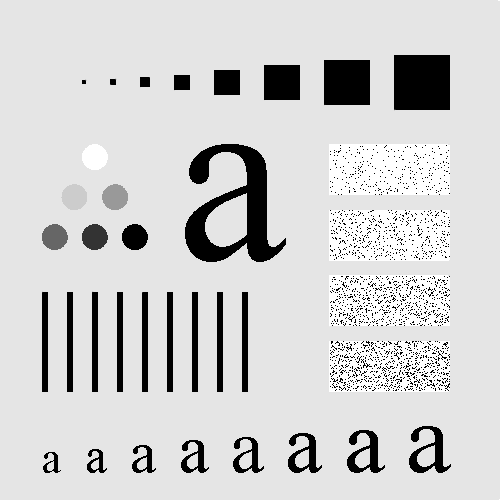
#> input picture Script/Lab 9/Fig01.tif, 500 x 500 px
$ python 'Task3(GreyScale).py'
#> lines starting #> are read from the running program, lines starting #| are printed output that depends on the picture; after the words box and inside, x2 and y2 are one past the last pixel; in counts of white or black regions, pixels touching at a corner belong together
#> further down, img is the input picture: shape (500, 500); min 0, max 255, mean 207.4
import numpy as np
import cv2


def erosion(structuring_element, picture1_element):
    picture_element = picture1_element.copy()
    x, y = picture_element.shape
#> x = 500; y = 500
    sx, sy = structuring_element.shape
#> sx = 5; sy = 5
    lr, tb = sx // 2, sy // 2
#> lr = 2; tb = 2
    pad_picture_element =  np.pad(picture_element, ((lr, lr), (tb, tb)), 'constant')
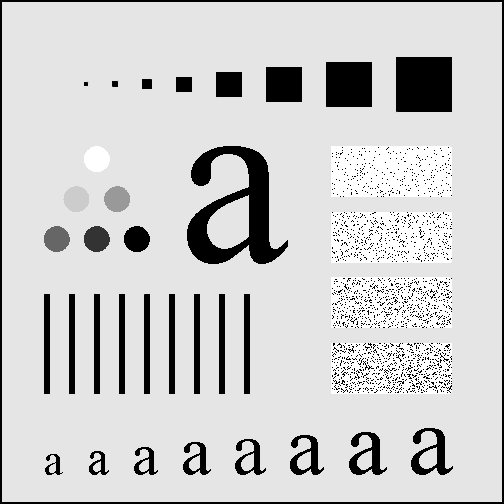
#> pad_picture_element: shape (504, 504); min 0, max 255, mean 204.1
    for i in range(x):
        for j in range(y):
            matrixofinterest = pad_picture_element[i:i+sx, j:j+sy]
            erode = False
            if picture_element[i, j] >= 20:
                boolmatrix = matrixofinterest >= structuring_element
                erode = np.any(boolmatrix == False)
            if(erode == True):
                picture_element[i, j] = np.min(matrixofinterest)
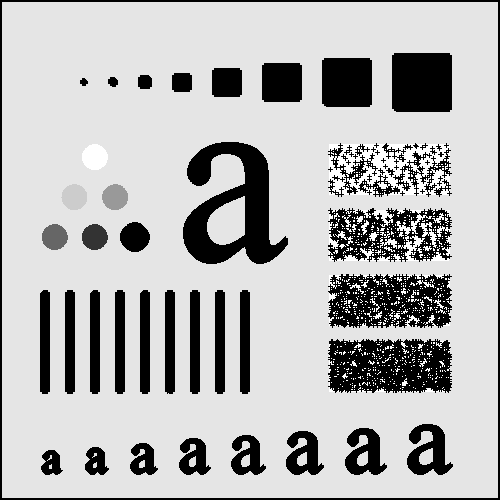
#> picture_element: shape (500, 500); 10.71% of pixels changed, all inside (x1, y1, x2, y2) = (0, 0, 500, 500)

    return picture_element

def dilation(structuring_element, picture1_element):
    picture_element = picture1_element.copy()
    x, y = picture_element.shape
#> x = 500; y = 500
    sx, sy = structuring_element.shape
#> sx = 5; sy = 5
    lr, tb = sx // 2, sy // 2
#> lr = 2; tb = 2
    pad_picture_element =  np.pad(picture_element, ((lr, lr), (tb, tb)), 'constant')
    for i in range(x):
        for j in range(y):
            matrixofinterest = pad_picture_element[i:i+sx, j:j+sy]
            dilate = False
            boolmatrix = (matrixofinterest!= 0) & (structuring_element == 1)
            dilate = np.any(boolmatrix == True)
            if(dilate == True):
                picture_element[i, j] = np.max(matrixofinterest)
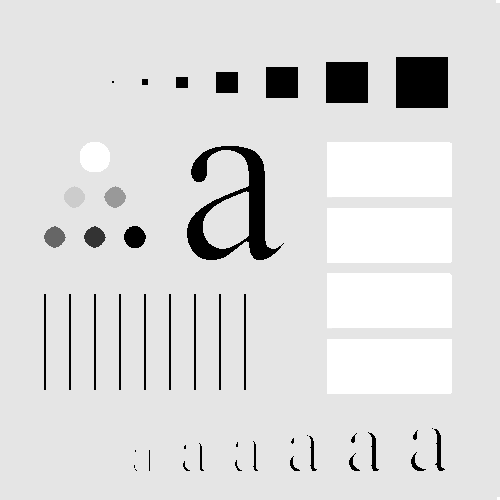
#> picture_element: shape (500, 500); 6.55% of pixels changed, all inside (x1, y1, x2, y2) = (42, 0, 500, 500)
    return picture_element


img = cv2.imread(r'./Fig01.tif', cv2.IMREAD_GRAYSCALE)

erode = erosion(cv2.getStructuringElement(cv2.MORPH_CROSS, (5, 5)), img)
dilate = dilation(cv2.getStructuringElement(cv2.MORPH_ELLIPSE, (5,5)), img)
cv2.imshow('Erosion', erode)
cv2.imshow('Dilation', dilate)
cv2.waitKey(0)
cv2.destroyAllWindows()
